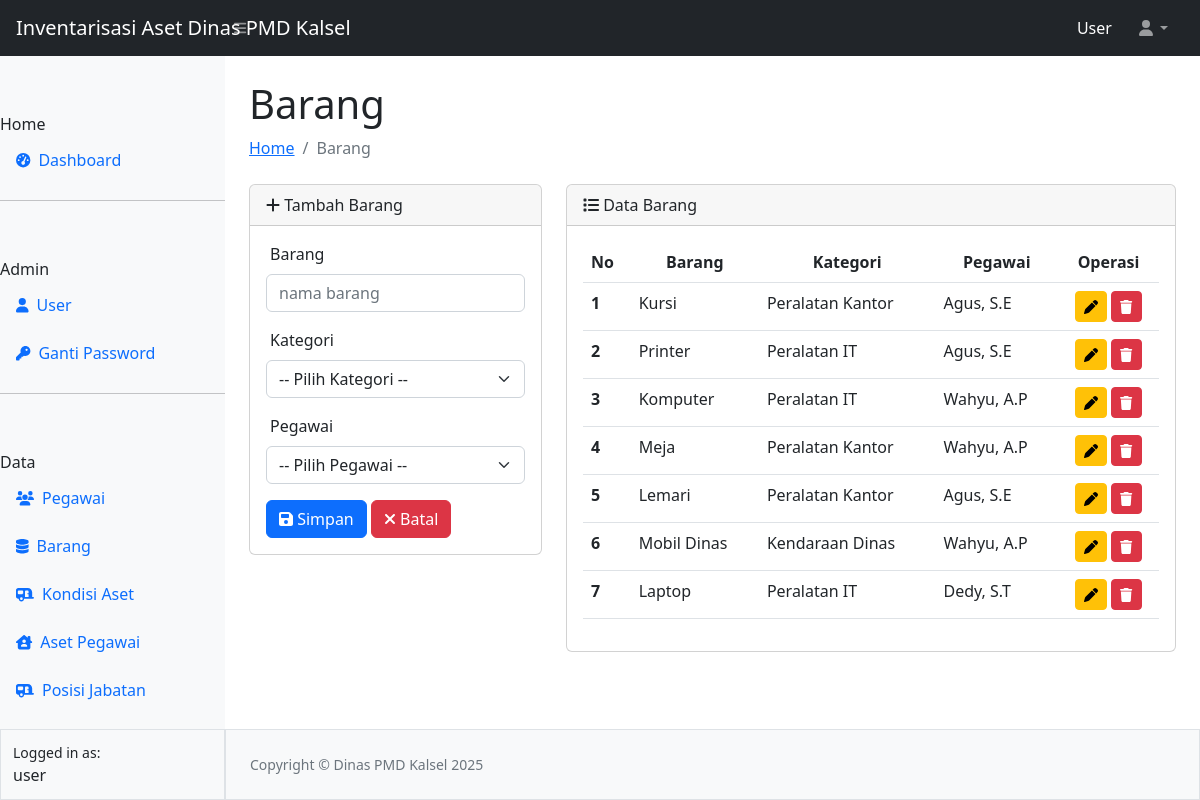
The app's page /barang/barang.php (signed in) with its own data.
### tables this page shows
CREATE TABLE `tbl_barangg` (
  `id` int(11) NOT NULL,
  `barang` varchar(128) NOT NULL,
  `kategori` varchar(50) NOT NULL,
  `pegawai` varchar(128) NOT NULL
);

### barang/barang.php (the view, shortened to what this page needs)
<?php
require_once "../config.php";
require_once "../template/header.php";
require_once "../template/navbar.php";
require_once "../template/sidebar.php";
?>
<div id="layoutSidenav_content">
                <main>
                    <div class="container-fluid px-4">
                        <h1 class="mt-4">Barang</h1>
                        <ol class="breadcrumb mb-4">
                            <li class="breadcrumb-item"><a href="../index.php">Home</a></li>
                            <li class="breadcrumb-item active">Barang</li>
                        </ol>
                        <div class="row">
                          <div class="col-4">
                          <div class="card">
                    <div class="card-header">
                    <i class="fa-solid fa-plus"></i> Tambah Barang
                    </div>
                    <div class="card-body">
                      <form action="prosesbarang.php" method="POST">
                      <div class="mb-3">
                        <label for="barang" class="form-label ps-1">Barang</label>
                        <input type="text" class="form-control" id="barang" name="barang" placeholder="nama barang" required>
                      </div>
                      <div class="mb-3">
                        <label for="kategori" class="form-label ps-1">Kategori</label>
                        <select name="kategori" id="kategori" class="form-select" required>
                          <option value="" selected>-- Pilih Kategori --</option>
                        </select>
                      </div>
                      <div class="mb-3">
                        <label for="pegawai" class="form-label ps-1">Pegawai</label>
                        <select name="pegawai" id="pegawai" class="form-select" required>
                          <option value="" selected>-- Pilih Pegawai --</option>
                        </select>
                      </div>
                      <button type="submit" class="btn btn-primary" name="simpan"><i class="fa-solid fa-floppy-disk"></i> Simpan</button>
                      <button type="reset" class="btn btn-danger" name="reset"><i class="fa-solid fa-xmark"></i> Batal</button>
                      </form>
                    </div>
                    </div>
                          </div>
                          <div class="col-8">
                            <div class="card">
                            <div class="card-header">
                            <i class="fa-solid fa-list"></i> Data Barang
                            </div>
                            <div class="card-body">
                            <table class="table table-hover"id="datatablesSimple">
  <thead>
    <tr>
      <th scope="col">No</th>
      <th scope="col"><center>Barang</center></th>
      <th scope="col"><center>Kategori</center></th>
      <th scope="col"><center>Pegawai</center></th>
      <th scope="col"><center>Operasi</center></th>
    </tr>
  </thead>
  <tbody>
    <?php
    $no = 1;
    $queryBarang = mysqli_query($koneksi, "SELECT * FROM tbl_barangg");
    while ($data = mysqli_fetch_array($queryBarang)) { ?>
    <tr>
      <th scope="row"><?= $no++ ?></th>
      <td><?= $data['barang'] ?></td>
      <td><?= $data['kategori'] ?></td>
      <td><?= $data['pegawai'] ?></td>
      <td align="center">
        <a href="editbarang.php?id=<?= $data['id'] ?>" class="btn btn-sm btn-warning" title="update barang"><i class="fa-solid fa-pen"></i></a>
        <button type="button" data-id="<?= $data['id'] ?>" id="btnHapus" class="btn btn-sm btn-danger" title="hapus barang"><i class="fa-solid fa-trash"></i></button>
      </td>
    </tr>
    <?php } ?>
  </tbody>
</table>
                            </div>
                            </div>
                          </div>
                        </div>
                    </div>
                </main>
<?php
require_once "../template/footer.php";
?>

### records on screen
tbl_barangg: barang "Kursi", kategori "Peralatan Kantor", pegawai "Agus, S.E"
tbl_barangg: barang "Printer", kategori "Peralatan IT", pegawai "Agus, S.E"
tbl_barangg: barang "Komputer", kategori "Peralatan IT", pegawai "Wahyu, A.P"
tbl_barangg: barang "Meja", kategori "Peralatan Kantor", pegawai "Wahyu, A.P"
tbl_barangg: barang "Lemari", kategori "Peralatan Kantor", pegawai "Agus, S.E"
tbl_barangg: barang "Mobil Dinas", kategori "Kendaraan Dinas", pegawai "Wahyu, A.P"
tbl_barangg: barang "Laptop", kategori "Peralatan IT", pegawai "Dedy, S.T"

### other values on screen
$_SESSION["ssUser"] "User"
$_SESSION["ssUser"] "user"
